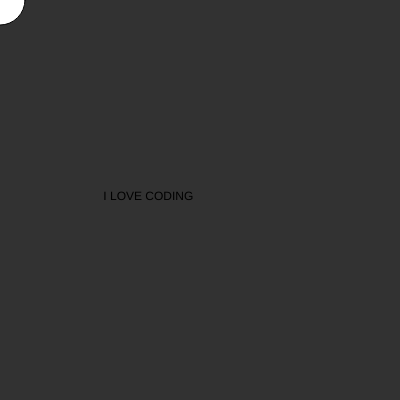
Frame 1 (no input)
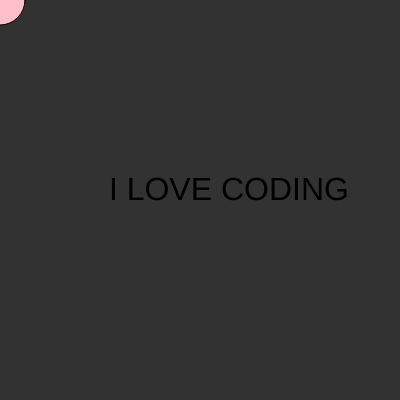
Frame 60 (no input)
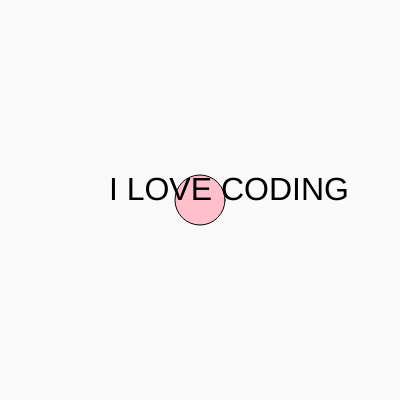
Frame 120 (the mouse pressed at the canvas centre since frame 60)

The p5.js sketch that drew these frames (run headless with seeded random() and noise() and a simulated clock; from frame 60 on, the mouse is pressed at the canvas centre):

// p5.js sketch
// ── sketch.js
function setup() {
  createCanvas(400, 400);
  
}
function draw() {
  background(mouseX+50,mouseY+50,mouseX+50);
  circle(mouseX,mouseY,50,20);
  fill("black");
  
text(" I LOVE CODING",100,200);
  textSize(32);
  fill("pink");
}
